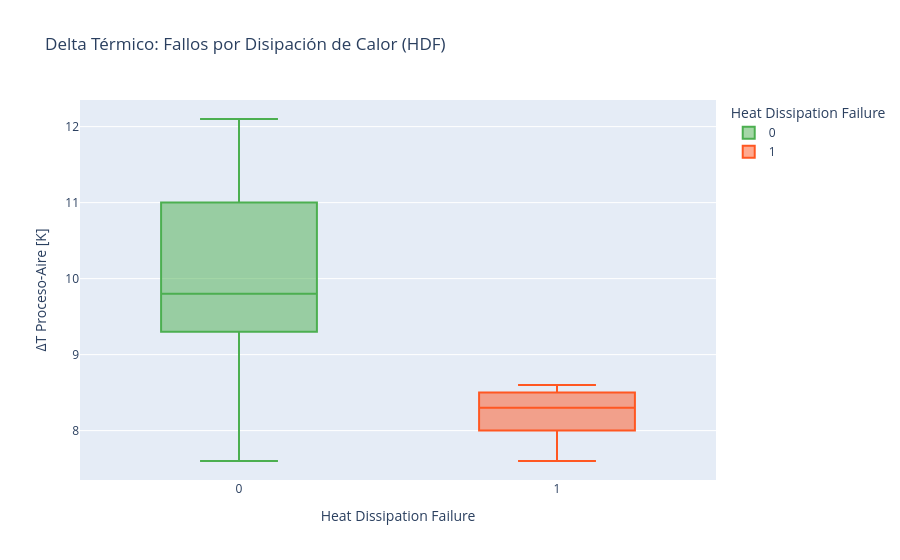

Notebook cell for this chart:
### Code cell
fig2 = plot_temp_delta_by_failure(df)
fig2.show()

### Figure 1 — Plotly figure (JSON) as saved in the notebook; plotly's stock layout.template omitted (floating-point values rounded to 4 significant figures; data arrays with more than 128 entries replaced by an {"elided": "..."} marker saying what was removed)
{"data": [{"alignmentgroup": "True", "hovertemplate": "Heat Dissipation Failure=%{x}<br>ΔT Proceso-Aire [K]=%{y}<extra></extra>", "legendgroup": "0", "marker": {"color": "#4CAF50"}, "name": "0", "notched": false, "offsetgroup": "0", "orientation": "v", "showlegend": true, "type": "box", "x": {"elided": "9885 int values"}, "x0": " ", "xaxis": "x", "y": {"elided": "9885 float values"}, "y0": " ", "yaxis": "y"}, {"alignmentgroup": "True", "hovertemplate": "Heat Dissipation Failure=%{x}<br>ΔT Proceso-Aire [K]=%{y}<extra></extra>", "legendgroup": "1", "marker": {"color": "#FF5722"}, "name": "1", "notched": false, "offsetgroup": "1", "orientation": "v", "showlegend": true, "type": "box", "x": [1, 1, 1, 1, 1, 1, 1, 1, 1, 1, 1, 1, 1, 1, 1, 1, 1, 1, 1, 1, 1, 1, 1, 1, 1, 1, 1, 1, 1, 1, 1, 1, 1, 1, 1, 1, 1, 1, 1, 1, 1, 1, 1, 1, 1, 1, 1, 1, 1, 1, 1, 1, 1, 1, 1, 1, 1, 1, 1, 1, 1, 1, 1, 1, 1, 1, 1, 1, 1, 1, 1, 1, 1, 1, 1, 1, 1, 1, 1, 1, 1, 1, 1, 1, 1, 1, 1, 1, 1, 1, 1, 1, 1, 1, 1, 1, 1, 1, 1, 1, 1, 1, 1, 1, 1, 1, 1, 1, 1, 1, 1, 1, 1, 1, 1], "x0": " ", "xaxis": "x", "y": [8.6, 8.6, 8.5, 8.6, 8.6, 8.5, 8.6, 8.6, 8.4, 8.4, 8.5, 8.5, 8.6, 8.6, 8.6, 8.5, 8.5, 8.5, 8.5, 8.4, 8.5, 8.5, 8.4, 8.4, 8.4, 8.5, 8.3, 8.4, 8.4, 8.6, 8.6, 8.4, 8.4, 8.4, 8.4, 8.4, 8.4, 8.3, 8.1, 8.0, 8.1, 8.2, 8.5, 8.5, 8.5, 8.5, 8.1, 7.8, 8.0, 7.9, 7.8, 7.9, 7.9, 7.8, 7.8, 7.8, 7.7, 7.8, 7.6, 7.7, 7.8, 7.7, 7.9, 7.9, 7.8, 7.8, 7.7, 7.8, 7.7, 7.8, 8.1, 7.9, 7.8, 7.9, 7.9, 8.0, 8.1, 8.1, 8.2, 8.2, 8.0, 8.1, 8.3, 8.3, 8.2, 8.2, 8.3, 8.2, 8.2, 8.2, 8.0, 8.0, 8.2, 8.2, 8.3, 8.3, 8.4, 8.4, 8.4, 8.3, 8.3, 8.2, 8.0, 8.3, 8.1, 8.2, 8.4, 8.4, 8.6, 8.5, 8.5, 8.5, 8.5, 8.4, 8.4], "y0": " ", "yaxis": "y"}], "layout": {"boxmode": "overlay", "legend": {"title": {"text": "Heat Dissipation Failure"}, "tracegroupgap": 0}, "title": {"text": "Delta Térmico: Fallos por Disipación de Calor (HDF)"}, "xaxis": {"anchor": "y", "categoryarray": [0, 1], "categoryorder": "array", "domain": [0, 1], "title": {"text": "Heat Dissipation Failure"}}, "yaxis": {"anchor": "x", "domain": [0, 1], "title": {"text": "ΔT Proceso-Aire [K]"}}}}
